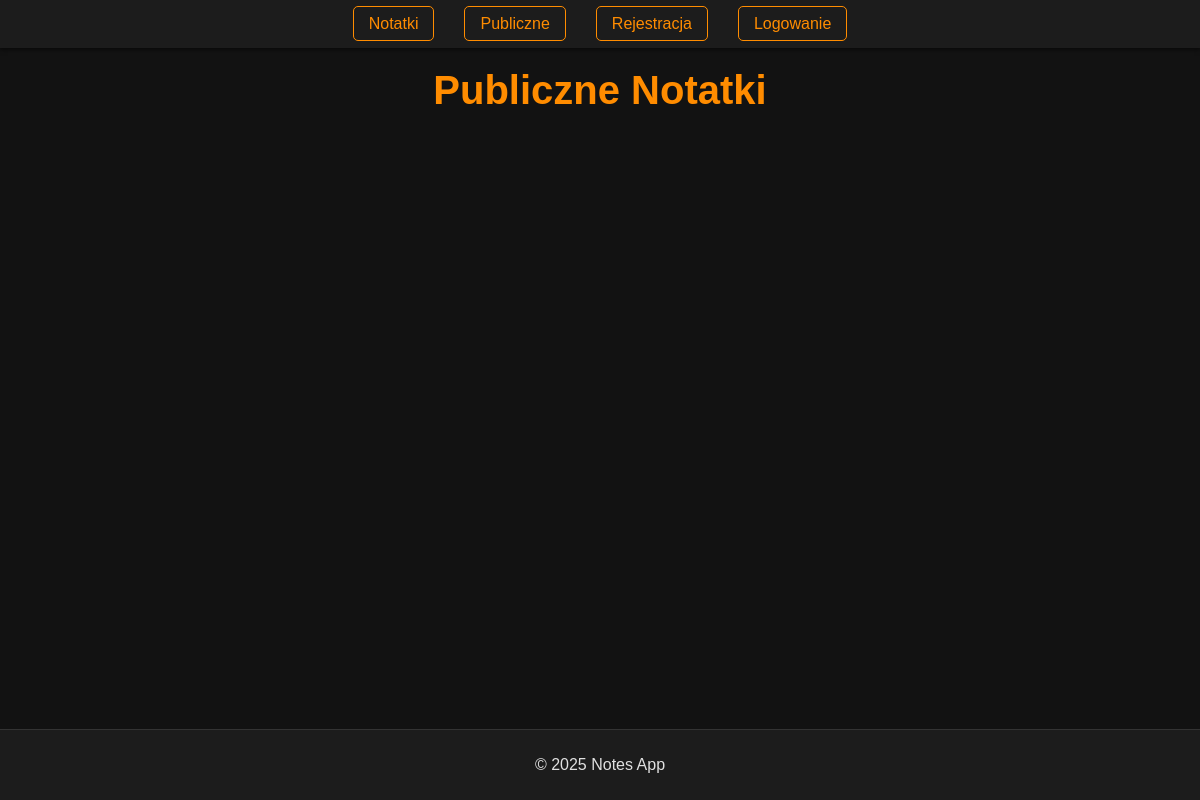
The app's page /notes/public, older data.
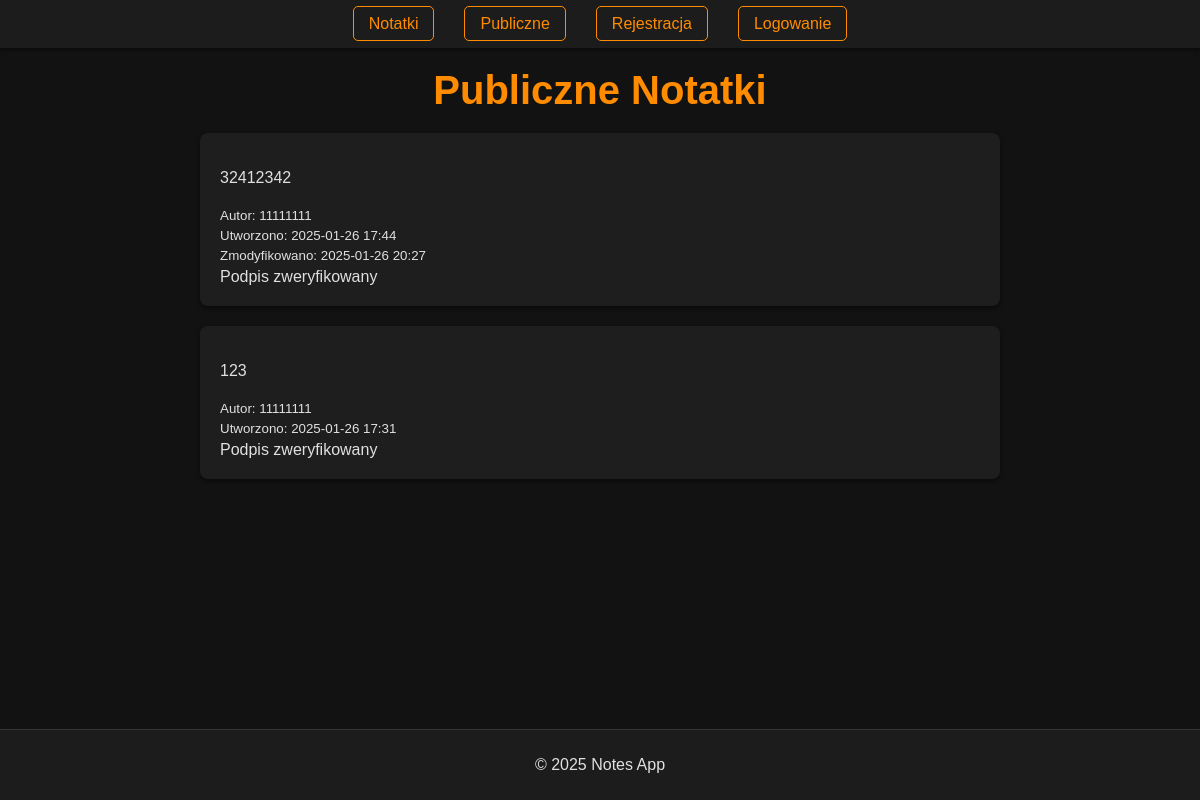
The same page, newer data.
### secure_notes/__init__.py (models this page shows, shortened)
class Note(db.Model):
    id = db.Column(db.Integer, primary_key=True)
    content = db.Column(db.Text, nullable=False)
    created_at = db.Column(db.DateTime, nullable=False, default=func.now())
    updated_at = db.Column(db.DateTime)  # Usuwamy onupdate=func.now()
    is_encrypted = db.Column(db.Boolean, default=False)
    user_id = db.Column(db.Integer, db.ForeignKey('user.id'), nullable=False)
    shared_with = db.relationship('SharedNote', backref='note', lazy=True)
    is_public = db.Column(db.Boolean, default=False)
    signature = db.Column(db.Text, nullable=True)

class User(db.Model):
    id = db.Column(db.Integer, primary_key=True)
    username = db.Column(db.String(80), unique=True, nullable=False)
    email = db.Column(db.String(80), unique=True, nullable=False)
    password_hash = db.Column(db.String(255), nullable=False)
    password_salt = db.Column(db.String(255), nullable=False)
    totp_secret = db.Column(db.String(255), nullable=True)
    notes = db.relationship('Note', backref='author', lazy=True)
    failed_login_attempts = db.Column(db.Integer, default=0)
    last_failed_login = db.Column(db.DateTime, nullable=True)
    last_login_ip = db.Column(db.String(50), nullable=True)
    public_key = db.Column(db.Text, nullable=True)
    encrypted_private_key = db.Column(db.Text, nullable=True)
    key_salt = db.Column(db.String(255), nullable=True)

### secure_notes/routes/notes.py (the view)
@notes_bp.route('/public')
def public_notes():
    notes = Note.query.filter_by(is_public=True).order_by(Note.created_at.desc()).all()
    for note in notes:
        author = User.query.get(note.user_id)
        if note.signature and author and author.public_key:
            public_key = serialization.load_pem_public_key(
                author.public_key.encode(),
                backend=default_backend()
            )
            try:
                content_to_verify = decrypt_content(note.content) if note.is_encrypted else note.content
                note.is_signature_valid = verify_note_signature(
                    public_key,
                    content_to_verify,
                    note.signature
                )
                note.content = decrypt_content(note.content) if note.is_encrypted else note.content
            except Exception:
                note.content = "Notatka nie może być wyświetlona ponieważ jest uszkodzona"
                note.is_signature_valid = False
        else:
            note.is_signature_valid = None  # Brak podpisu lub klucza
        note.content = bleach_html(markdown.markdown(note.content,
                       output_format="html5",
                       tab_length=4,
                       extensions=['nl2br', "fenced_code", "tables", "codehilite"],
                       link_patterns=['http://*', 'https://*']))
    return render_template("public_notes.html", notes=notes)

### secure_notes/routes/notes.py (called while the page is built)
def decrypt_content(encrypted_content):
    cipher = Cipher(algorithms.AES(GLOBAL_ENCRYPTION_KEY), modes.CFB(IV), backend=default_backend())
    decryptor = cipher.decryptor()
    decrypted = decryptor.update(base64.b64decode(encrypted_content)) + decryptor.finalize()
    return decrypted.decode()

def bleach_html(html):
    return bleach.clean(
        html,
        tags=allowed_tags,
        attributes=allowed_attributes,
        strip=True
    )

def verify_note_signature(public_key, content, signature):
    try:
        public_key.verify(
            base64.b64decode(signature),
            content.encode(),
            padding.PSS(
                mgf=padding.MGF1(hashes.SHA256()),
                salt_length=padding.PSS.MAX_LENGTH
            ),
            hashes.SHA256()
        )
        return True
    except Exception:
        return False

### secure_notes/templates/public_notes.html (shortened to what this page needs)
{% extends "base.html" %}
{% block content %}
<h1>Publiczne Notatki</h1>
<div class="notes-container">
    {% for note in notes %}
        <div class="note">
            <div class="note-content">{{ note.content|safe }}</div>
            {% if note.author %}
                <small>Autor: {{ note.author.username }}</small>
            {% endif %}
            <small>Utworzono: {{ note.created_at.strftime('%Y-%m-%d %H:%M') }}</small>
            {% if note.updated_at %}
                <small>Zmodyfikowano: {{ note.updated_at.strftime('%Y-%m-%d %H:%M') }}</small>
            {% endif %}
        <div class="note-signature-status">
                {% if note.is_signature_valid is not none %}
                    {% if note.is_signature_valid %}
                        <span class="text-success">Podpis zweryfikowany</span>
                    {% else %}
                        <span class="text-danger">Podpis nieprawidłowy</span>
                    {% endif %}
                {% else %}
                    <span class="text-warning">Brak podpisu</span>
                {% endif %}
            </div>
        </div>
    {% endfor %}
</div>
{% endblock %}

### secure_notes/templates/base.html (shortened to what this page needs)
<!DOCTYPE html>
<html lang="en">
<head>
    <link rel="stylesheet" href="{{ url_for('static', filename='style.css') }}">
</head>
<body>
    <nav>
        <ul>
            <li><a href="{{ url_for('main.index') }}" class="{% if request.endpoint == 'main.index' %}active{% endif %}">Notatki</a></li>
            <li><a href="{{ url_for('notes.public_notes') }}" class="{% if request.endpoint == 'main.public_notes' %}active{% endif %}">Publiczne</a></li>
            {% if current_user.is_authenticated %}
                <li><a href="{{ url_for('auth.profile') }}" class="{% if request.endpoint == 'auth.profile' %}active{% endif %}">Profil</a></li>
                <li><a href="{{ url_for('auth.logout') }}">Wyloguj</a></li>
            {% else %}
                <li><a href="{{ url_for('auth.register', next=request.path) }}" class="{% if request.endpoint == 'auth.register' %}active{% endif %}">Rejestracja</a></li>
                <li><a href="{{ url_for('auth.login', next=request.path) }}" class="{% if request.endpoint == 'auth.login' %}active{% endif %}">Logowanie</a></li>
            {% endif %}
        </ul>
    </nav>
    <main>
        {% block content %}{% endblock %}
    </main>
    <footer>
        <p>&copy; 2025 Notes App</p>
    </footer>
</body>
</html>

### secure_notes/static/style.css (style rules this page uses)
:root { --primary-color: #FF8C00; --secondary-color: #FF4500; --background-color: #121212; --text-color: #e0e0e0; --error-color: #e57373; --success-color: #81c784; --danger-color: #e0e0e0; --light-color: #424242; }
body { display: flex; flex-direction: column; min-height: 100vh; font-family: sans-serif; margin: 0; padding: 0; background-color: var(--background-color); color: var(--text-color); }
footer { text-align: center; padding: 10px 0; background-color: #1c1c1c; color: var(--text-color); border-top: 1px solid #333; }
main { flex: 1; }
nav { background-color: #1c1c1c; padding: 15px 0; box-shadow: 0 2px 4px rgba(0, 0, 0, 0.5); }
nav ul { list-style: none; padding: 0; margin: 0; display: flex; justify-content: center; }
nav li { margin: 0 15px; }
nav a { text-decoration: none; color: var(--primary-color); padding: 8px 15px; border: 1px solid var(--primary-color); border-radius: 5px; transition: all 0.3s ease; }
h1, h2, h3 { text-align: center; margin: 20px 0; color: var(--primary-color); }
h1 { font-size: 2.5em; }
.notes-container { max-width: 800px; margin: 20px auto; display: grid; grid-template-columns: 1fr; gap: 20px; }
.note { padding: 20px; background-color: #1e1e1e; border-radius: 8px; box-shadow: 0 2px 4px rgba(0, 0, 0, 0.5); display: flex; flex-direction: column; gap: 5px; }
.note .note-content { flex: 1; color: var(--text-color); }
.note small { color: var(--text-color); }

Row changes from the older to the newer data that the page shows:
added Note: content "32412342", author.username "11111111", created_at "2025-01-26 17:44", updated_at "2025-01-26 20:27"
added Note: content "123", author.username "11111111", created_at "2025-01-26 17:31"
